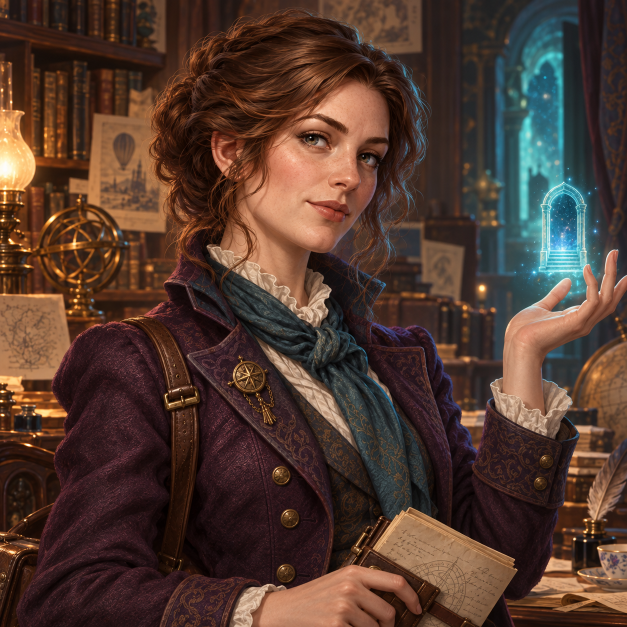
#> input picture RedPriestPath/Art/LOTM_MS_ForsPortrait.png, 1254 x 1254 px (shown at 1/2 size); its folder holds only this picture in this run
$ python build_magician_star_art.py
#> lines starting #> are read from the running program, lines starting #| are printed output that depends on the picture; after the words box and inside, x2 and y2 are one past the last pixel; in counts of white or black regions, pixels touching at a corner belong together
"""Derive DDS governor portraits and circular CityBanner icons from project PNGs."""

from pathlib import Path

from PIL import Image, ImageDraw, ImageEnhance, ImageOps


ART = Path(__file__).resolve().parents[1] / "Art"


def circle_mask(size: int) -> Image.Image:
    scale = 4
    mask = Image.new("L", (size * scale, size * scale), 0)
    ImageDraw.Draw(mask).ellipse((1, 1, size * scale - 2, size * scale - 2), fill=255)
    return mask.resize((size, size), Image.Resampling.LANCZOS)


def build_one(name: str) -> None:
#> called with name = 'Fors'
    source = Image.open(ART / f"LOTM_MS_{name}Portrait.png").convert("RGBA")
    width, height = source.size
#> width = 1254; height = 1254
    side = min(width, height)
#> side = 1254
    source = source.crop(((width - side) // 2, (height - side) // 2,
                          (width + side) // 2, (height + side) // 2))
    for size in (24, 32, 64, 256):
        image = source.resize((size, size), Image.Resampling.LANCZOS)
        image.save(ART / f"LOTM_MS_{name}{size}.dds")
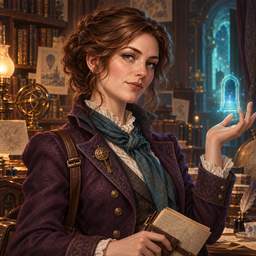
#> image: PIL image 256x256 RGBA; mean R, G, B, A 80.9, 57.7, 47.3, 255
    for size in (22, 32):
        fill = source.resize((size, size), Image.Resampling.LANCZOS)
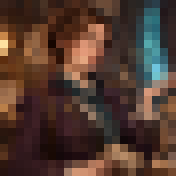
#> fill: PIL image 22x22 RGBA (shown 8 times larger); mean R, G, B, A 81, 57.8, 47.3, 255
        fill.putalpha(circle_mask(size))
#> in circle_mask, `mask = Image.new("L", (size * scale, size * scale), 0)`: mask: PIL image 88x88 L; every value is 0
#> in circle_mask, `ImageDraw.Draw(mask).ellipse((1, 1, size * scale - 2, size * scale - 2..`:
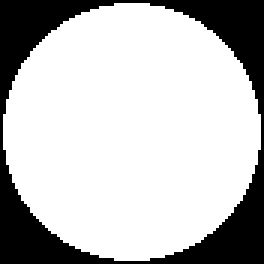
#> mask: PIL image 88x88 L (shown 3 times larger); 74.8% white; 1 black region, box (x1, y1, x2, y2) and area: (0, 0, 88, 88) 1952
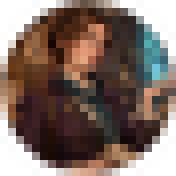
#> fill: PIL image 22x22 RGBA (shown 8 times larger); mean R, G, B, A 81, 57.8, 47.3, 191; transparent parts drawn white
        gray = ImageOps.grayscale(fill)
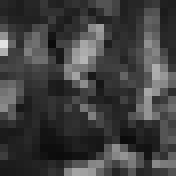
#> gray: PIL image 22x22 L (shown 8 times larger); min 10, max 226, mean 63.6
        slot = ImageOps.colorize(gray, black="#24283a", white="#a3a5b9").convert("RGBA")
        slot.putalpha(fill.getchannel("A"))
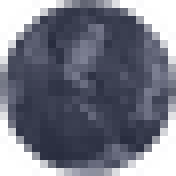
#> slot: PIL image 22x22 RGBA (shown 8 times larger); mean R, G, B, A 67, 70.7, 89, 191; transparent parts drawn white
        slot = ImageEnhance.Brightness(slot).enhance(0.65)
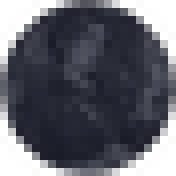
#> slot: PIL image 22x22 RGBA (shown 8 times larger); mean R, G, B, A 43.1, 45.5, 57.4, 191; transparent parts drawn white
        for kind, image in (("Fill", fill), ("Slot", slot)):
            path = ART / f"LOTM_MS_{name}Banner{kind}{size}.dds"
            image.save(path)
            checked = Image.open(path).convert("RGBA")
            assert checked.size == (size, size)
            assert checked.getpixel((0, 0))[3] == 0
            assert checked.getpixel((size // 2, size // 2))[3] > 200
#> (the run stopped early here; a loop or call above may not have finished)
